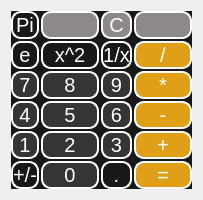
      <widget class="QWidget" name="page">
       <layout class="QVBoxLayout" name="verticalLayout_3">
        <item>
         <widget class="QWidget" name="widget_7" native="true">
          <property name="styleSheet">
           <string notr="true">QWidget{
background-color: rgb(24, 24, 24);
}</string>
          </property>
          <layout class="QVBoxLayout" name="verticalLayout_4">
           <property name="spacing">
            <number>0</number>
           </property>
           <property name="leftMargin">
            <number>0</number>
           </property>
           <property name="topMargin">
            <number>0</number>
           </property>
           <property name="rightMargin">
            <number>0</number>
           </property>
           <property name="bottomMargin">
            <number>0</number>
           </property>
           <item>
            <widget class="QWidget" name="stackedWidget_2" native="true">
             <layout class="QGridLayout" name="gridLayout" columnstretch="0,0,0,0">
              <property name="sizeConstraint">
               <enum>QLayout::SizeConstraint::SetMaximumSize</enum>
              </property>
              <property name="leftMargin">
               <number>0</number>
              </property>
              <property name="topMargin">
               <number>0</number>
              </property>
              <property name="rightMargin">
               <number>0</number>
              </property>
              <property name="bottomMargin">
               <number>0</number>
              </property>
              <property name="spacing">
               <number>2</number>
              </property>
              <item row="4" column="1">
               <widget class="QPushButton" name="Btn2">
                <property name="sizePolicy">
                 <sizepolicy hsizetype="Minimum" vsizetype="Expanding">
                  <horstretch>0</horstretch>
                  <verstretch>0</verstretch>
                 </sizepolicy>
                </property>
                <property name="styleSheet">
                 <string notr="true">QPushButton{
background-color: rgb(53, 53, 53);
border: 2px solid white;
border-radius:10px;
font-size:20px;
color:white;
}</string>
                </property>
                <property name="text">
                 <string>2</string>
                </property>
               </widget>
              </item>
              <item row="0" column="1">
               <widget class="QPushButton" name="pushButton_2">
                <property name="sizePolicy">
                 <sizepolicy hsizetype="Minimum" vsizetype="Expanding">
                  <horstretch>0</horstretch>
                  <verstretch>0</verstretch>
                 </sizepolicy>
                </property>
                <property name="styleSheet">
                 <string notr="true">QPushButton{
background-color: rgb(141, 137, 137);
border: 2px solid white;
border-radius:10px;
font-size:20px;
color:white;
}</string>
                </property>
                <property name="text">
                 <string/>
                </property>
               </widget>
              </item>
              <item row="2" column="0">
               <widget class="QPushButton" name="Btn7">
                <property name="sizePolicy">
                 <sizepolicy hsizetype="Minimum" vsizetype="Expanding">
                  <horstretch>0</horstretch>
                  <verstretch>0</verstretch>
                 </sizepolicy>
                </property>
                <property name="styleSheet">
                 <string notr="true">QPushButton{
background-color: rgb(53, 53, 53);
border: 2px solid white;
border-radius:10px;
font-size:20px;
color:white;
}</string>
                </property>
                <property name="text">
                 <string>7</string>
                </property>
               </widget>
              </item>
              <item row="5" column="3">
               <widget class="QPushButton" name="Btn_equal">
                <property name="sizePolicy">
                 <sizepolicy hsizetype="Minimum" vsizetype="Expanding">
                  <horstretch>0</horstretch>
                  <verstretch>0</verstretch>
                 </sizepolicy>
                </property>
                <property name="styleSheet">
                 <string notr="true">QPushButton{
background-color: rgb(223, 159, 22);
border: 2px solid white;
border-radius:10px;
font-size:20px;
color:white;
}</string>
                </property>
                <property name="text">
                 <string>=</string>
                </property>
                <property name="checkable">
                 <bool>false</bool>
                </property>
                <property name="autoExclusive">
                 <bool>false</bool>
                </property>
               </widget>
              </item>
              <item row="1" column="0">
               <widget class="QPushButton" name="Btn_e">
                <property name="sizePolicy">
                 <sizepolicy hsizetype="Minimum" vsizetype="Expanding">
                  <horstretch>0</horstretch>
                  <verstretch>0</verstretch>
                 </sizepolicy>
                </property>
                <property name="styleSheet">
                 <string notr="true">QPushButton{
border: 2px solid white;
border-radius:10px;
font-size:20px;
color:white;
background-color: rgb(24, 24, 24);
}</string>
                </property>
                <property name="text">
                 <string>e</string>
                </property>
               </widget>
              </item>
              <item row="2" column="1">
               <widget class="QPushButton" name="Btn8">
                <property name="sizePolicy">
                 <sizepolicy hsizetype="Minimum" vsizetype="Expanding">
                  <horstretch>0</horstretch>
                  <verstretch>0</verstretch>
                 </sizepolicy>
                </property>
                <property name="styleSheet">
                 <string notr="true">QPushButton{
background-color: rgb(53, 53, 53);
border: 2px solid white;
border-radius:10px;
font-size:20px;
color:white;
}</string>
                </property>
                <property name="text">
                 <string>8</string>
                </property>
               </widget>
              </item>
              <item row="3" column="3">
               <widget class="QPushButton" name="Btn_minus">
                <property name="sizePolicy">
                 <sizepolicy hsizetype="Minimum" vsizetype="Expanding">
                  <horstretch>0</horstretch>
                  <verstretch>0</verstretch>
                 </sizepolicy>
                </property>
                <property name="styleSheet">
                 <string notr="true">QPushButton{
background-color: rgb(223, 159, 22);
border: 2px solid white;
border-radius:10px;
font-size:20px;
color:white;
}</string>
                </property>
                <property name="text">
                 <string>-</string>
                </property>
                <property name="autoRepeat">
                 <bool>false</bool>
                </property>
                <property name="autoExclusive">
                 <bool>false</bool>
                </property>
                <property name="autoDefault">
                 <bool>false</bool>
                </property>
                <property name="default">
                 <bool>false</bool>
                </property>
                <property name="flat">
                 <bool>false</bool>
                </property>
               </widget>
              </item>
              <item row="3" column="0">
               <widget class="QPushButton" name="Btn4">
                <property name="sizePolicy">
                 <sizepolicy hsizetype="Minimum" vsizetype="Expanding">
                  <horstretch>0</horstretch>
                  <verstretch>0</verstretch>
                 </sizepolicy>
                </property>
                <property name="styleSheet">
                 <string notr="true">QPushButton{
background-color: rgb(53, 53, 53);
border: 2px solid white;
border-radius:10px;
font-size:20px;
color:white;
}</string>
                </property>
                <property name="text">
                 <string>4</string>
                </property>
               </widget>
              </item>
              <item row="0" column="2">
               <widget class="QPushButton" name="Btn_C">
                <property name="sizePolicy">
                 <sizepolicy hsizetype="Minimum" vsizetype="Expanding">
                  <horstretch>0</horstretch>
                  <verstretch>0</verstretch>
                 </sizepolicy>
                </property>
                <property name="styleSheet">
                 <string notr="true">QPushButton{
background-color: rgb(141, 137, 137);
border: 2px solid white;
border-radius:10px;
font-size:20px;
color:white;
}</string>
                </property>
                <property name="text">
                 <string>C</string>
                </property>
               </widget>
              </item>
              <item row="5" column="0">
               <widget class="QPushButton" name="Btn_reverse">
                <property name="sizePolicy">
                 <sizepolicy hsizetype="Minimum" vsizetype="Expanding">
                  <horstretch>0</horstretch>
                  <verstretch>0</verstretch>
                 </sizepolicy>
                </property>
                <property name="styleSheet">
                 <string notr="true">QPushButton{
border: 2px solid white;
border-radius:10px;
font-size:20px;
color:white;
background-color: rgb(24, 24, 24);
}</string>
                </property>
                <property name="text">
                 <string>+/-</string>
                </property>
               </widget>
              </item>
              <item row="5" column="1">
               <widget class="QPushButton" name="Btn0">
                <property name="sizePolicy">
                 <sizepolicy hsizetype="Minimum" vsizetype="MinimumExpanding">
                  <horstretch>0</horstretch>
                  <verstretch>0</verstretch>
                 </sizepolicy>
                </property>
                <property name="styleSheet">
                 <string notr="true">QPushButton{
background-color: rgb(53, 53, 53);
border: 2px solid white;
border-radius:10px;
font-size:20px;
color:white;
}</string>
                </property>
                <property name="text">
                 <string>0</string>
                </property>
               </widget>
              </item>
              <item row="4" column="3">
               <widget class="QPushButton" name="Btn_plus">
                <property name="sizePolicy">
                 <sizepolicy hsizetype="Minimum" vsizetype="Expanding">
                  <horstretch>0</horstretch>
                  <verstretch>0</verstretch>
                 </sizepolicy>
                </property>
                <property name="styleSheet">
                 <string notr="true">QPushButton{
background-color: rgb(223, 159, 22);
border: 2px solid white;
border-radius:10px;
font-size:20px;
color:white;
}</string>
                </property>
                <property name="text">
                 <string>+</string>
                </property>
               </widget>
              </item>
              <item row="5" column="2">
               <widget class="QPushButton" name="Btn_dot">
                <property name="sizePolicy">
                 <sizepolicy hsizetype="Minimum" vsizetype="Expanding">
                  <horstretch>0</horstretch>
                  <verstretch>0</verstretch>
                 </sizepolicy>
                </property>
                <property name="styleSheet">
                 <string notr="true">QPushButton{
border: 2px solid white;
border-radius:10px;
font-size:20px;
color:white;
background-color: rgb(24, 24, 24);
}</string>
                </property>
                <property name="text">
                 <string>.</string>
                </property>
               </widget>
              </item>
              <item row="1" column="1">
               <widget class="QPushButton" name="Btn_power_2">
                <property name="sizePolicy">
                 <sizepolicy hsizetype="Minimum" vsizetype="Expanding">
                  <horstretch>0</horstretch>
                  <verstretch>0</verstretch>
                 </sizepolicy>
                </property>
                <property name="styleSheet">
                 <string notr="true">QPushButton{
border: 2px solid white;
border-radius:10px;
font-size:20px;
color:white;
background-color: rgb(24, 24, 24);
}</string>
                </property>
                <property name="text">
                 <string>x^2</string>
                </property>
               </widget>
              </item>
              <item row="3" column="2">
               <widget class="QPushButton" name="Btn6">
                <property name="sizePolicy">
                 <sizepolicy hsizetype="Minimum" vsizetype="Expanding">
                  <horstretch>0</horstretch>
                  <verstretch>0</verstretch>
                 </sizepolicy>
                </property>
                <property name="styleSheet">
                 <string notr="true">QPushButton{
background-color: rgb(53, 53, 53);
border: 2px solid white;
border-radius:10px;
font-size:20px;
color:white;
}</string>
                </property>
                <property name="text">
                 <string>6</string>
                </property>
               </widget>
              </item>
              <item row="4" column="0">
               <widget class="QPushButton" name="Btn1">
                <property name="sizePolicy">
                 <sizepolicy hsizetype="Minimum" vsizetype="Expanding">
                  <horstretch>0</horstretch>
                  <verstretch>0</verstretch>
                 </sizepolicy>
                </property>
                <property name="styleSheet">
                 <string notr="true">QPushButton{
background-color: rgb(53, 53, 53);
border: 2px solid white;
border-radius:10px;
font-size:20px;
color:white;
}</string>
                </property>
                <property name="text">
                 <string>1</string>
                </property>
               </widget>
              </item>
              <item row="3" column="1">
               <widget class="QPushButton" name="Btn5">
                <property name="sizePolicy">
                 <sizepolicy hsizetype="Minimum" vsizetype="Expanding">
                  <horstretch>0</horstretch>
                  <verstretch>0</verstretch>
                 </sizepolicy>
                </property>
                <property name="styleSheet">
                 <string notr="true">QPushButton{
background-color: rgb(53, 53, 53);
border: 2px solid white;
border-radius:10px;
font-size:20px;
color:white;
}</string>
                </property>
                <property name="text">
                 <string>5</string>
                </property>
               </widget>
              </item>
              <item row="0" column="0">
               <widget class="QPushButton" name="Btn_Pi">
                <property name="sizePolicy">
                 <sizepolicy hsizetype="Minimum" vsizetype="Expanding">
                  <horstretch>0</horstretch>
                  <verstretch>0</verstretch>
                 </sizepolicy>
                </property>
                <property name="styleSheet">
                 <string notr="true">QPushButton{
border: 2px solid white;
border-radius:10px;
font-size:20px;
color:white;
background-color: rgb(24, 24, 24);
}</string>
                </property>
                <property name="text">
                 <string>Pi</string>
                </property>
               </widget>
              </item>
              <item row="0" column="3">
               <widget class="QPushButton" name="Btn_delet">
                <property name="sizePolicy">
                 <sizepolicy hsizetype="Minimum" vsizetype="Expanding">
                  <horstretch>0</horstretch>
                  <verstretch>0</verstretch>
                 </sizepolicy>
                </property>
                <property name="baseSize">
                 <size>
                  <width>30</width>
                  <height>30</height>
                 </size>
                </property>
                <property name="styleSheet">
                 <string notr="true">QPushButton{
background-color: rgb(141, 137, 137);
border: 2px solid white;
border-radius:10px;
font-size:20px;
color:white;
}</string>
                </property>
                <property name="text">
                 <string/>
                </property>
                <property name="icon">
                 <iconset resource="FancyCalculator.qrc">
                  <normaloff>:/icon/icon/delete (1).png</normaloff>:/icon/icon/delete (1).png</iconset>
                </property>
                <property name="iconSize">
                 <size>
                  <width>32</width>
                  <height>32</height>
                 </size>
                </property>
               </widget>
              </item>
              <item row="2" column="3">
               <widget class="QPushButton" name="Btn_multiplication">
                <property name="sizePolicy">
                 <sizepolicy hsizetype="Minimum" vsizetype="Expanding">
                  <horstretch>0</horstretch>
                  <verstretch>0</verstretch>
                 </sizepolicy>
                </property>
                <property name="styleSheet">
                 <string notr="true">QPushButton{
background-color: rgb(223, 159, 22);
border: 2px solid white;
border-radius:10px;
font-size:20px;
color:white;
}</string>
                </property>
                <property name="text">
                 <string>*</string>
                </property>
               </widget>
              </item>
              <item row="1" column="2">
               <widget class="QPushButton" name="Btn_1x">
                <property name="sizePolicy">
                 <sizepolicy hsizetype="Minimum" vsizetype="Expanding">
                  <horstretch>0</horstretch>
                  <verstretch>0</verstretch>
                 </sizepolicy>
                </property>
                <property name="styleSheet">
                 <string notr="true">QPushButton{
border: 2px solid white;
border-radius:10px;
font-size:20px;
color:white;
background-color: rgb(24, 24, 24);
}</string>
                </property>
                <property name="text">
                 <string>1/x</string>
                </property>
               </widget>
              </item>
              <item row="1" column="3">
               <widget class="QPushButton" name="Btn_division">
                <property name="sizePolicy">
                 <sizepolicy hsizetype="Minimum" vsizetype="Expanding">
                  <horstretch>0</horstretch>
                  <verstretch>0</verstretch>
                 </sizepolicy>
                </property>
                <property name="styleSheet">
                 <string notr="true">QPushButton{
background-color: rgb(223, 159, 22);
border: 2px solid white;
border-radius:10px;
font-size:20px;
color:white;
}</string>
                </property>
                <property name="text">
                 <string>/</string>
                </property>
               </widget>
              </item>
              <item row="2" column="2">
               <widget class="QPushButton" name="Btn9">
                <property name="sizePolicy">
                 <sizepolicy hsizetype="Minimum" vsizetype="Expanding">
                  <horstretch>0</horstretch>
                  <verstretch>0</verstretch>
                 </sizepolicy>
                </property>
                <property name="styleSheet">
                 <string notr="true">QPushButton{
background-color: rgb(53, 53, 53);
border: 2px solid white;
border-radius:10px;
font-size:20px;
color:white;
}</string>
                </property>
                <property name="text">
                 <string>9</string>
                </property>
               </widget>
              </item>
              <item row="4" column="2">
               <widget class="QPushButton" name="Btn3">
                <property name="sizePolicy">
                 <sizepolicy hsizetype="Minimum" vsizetype="Expanding">
                  <horstretch>0</horstretch>
                  <verstretch>0</verstretch>
                 </sizepolicy>
                </property>
                <property name="styleSheet">
                 <string notr="true">QPushButton{
background-color: rgb(53, 53, 53);
border: 2px solid white;
border-radius:10px;
font-size:20px;
color:white;
}</string>
                </property>
                <property name="text">
                 <string>3</string>
                </property>
               </widget>
              </item>
             </layout>
            </widget>
           </item>
          </layout>
         </widget>
        </item>
       </layout>
      </widget>
